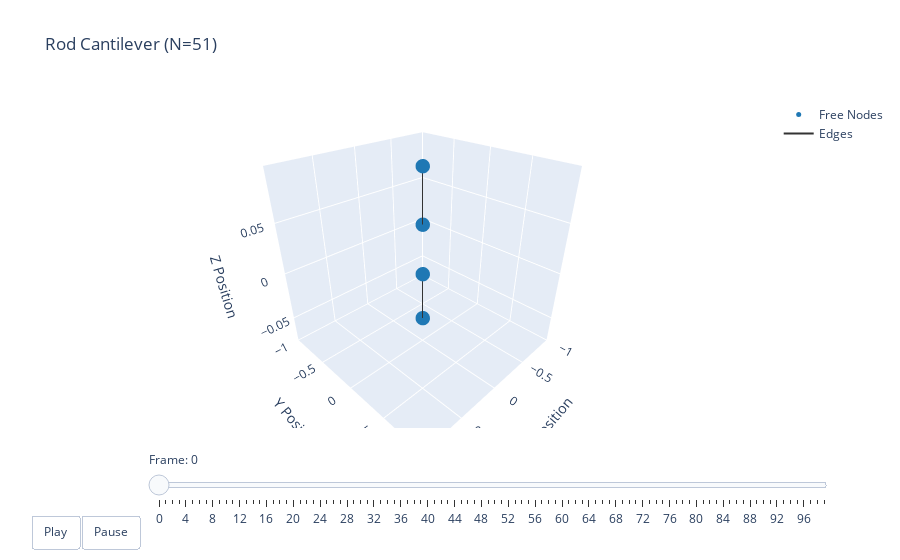

Notebook code for this chart:
### Code cell
t = np.arange(robot.sim_params.total_time, step=robot.sim_params.dt)
options = dismech.AnimationOptions(title='Rod Cantilever (N=51)')

fig = dismech.get_interactive_animation_plotly(robot, t, qs, options)
fig.show()

### Figure 1 — Plotly figure (JSON) as saved in the notebook; plotly's stock layout.template omitted (floating-point values rounded to 4 significant figures)
{"data": [{"marker": {"color": "#1f78b4", "size": 5}, "mode": "markers", "name": "Free Nodes", "type": "scatter3d", "x": [0.0, 0.0, 0.0, 0.0], "y": [0.0, 0.0, 0.0, 0.0], "z": [0.0, -0.05, 0.049, 0.099]}, {"marker": {"color": "#e31a1c", "size": 5}, "mode": "markers", "name": "Fixed Nodes", "type": "scatter3d", "x": [], "y": [], "z": []}, {"line": {"color": "#333333", "width": 2}, "mode": "lines", "name": "Edges", "type": "scatter3d", "x": [0, 0, null, 0, 0, null], "y": [0, 0, null, 0, 0, null], "z": [0, -0.05, null, 0.049, 0.099, null]}, {"color": "rgba(166, 206, 227, 0.7)", "i": [], "j": [], "k": [], "name": "Faces", "opacity": 0.7, "showscale": false, "type": "mesh3d", "x": [0.0, 0.0, 0.0, 0.0], "y": [0.0, 0.0, 0.0, 0.0], "z": [0.0, -0.05, 0.049, 0.099]}], "layout": {"scene": {"camera": {"eye": {"x": 1.225, "y": 1.225, "z": 1.0}}, "xaxis": {"range": [0, 0], "title": {"text": "X Position"}}, "yaxis": {"range": [0, 0], "title": {"text": "Y Position"}}, "zaxis": {"range": [-0.078, 0.099], "title": {"text": "Z Position"}}}, "sliders": [{"currentvalue": {"prefix": "Frame: "}, "steps": [{"args": [["0"], {"frame": {"duration": 50, "redraw": true}, "mode": "immediate"}], "label": "0", "method": "animate"}, {"args": [["1"], {"frame": {"duration": 50, "redraw": true}, "mode": "immediate"}], "label": "1", "method": "animate"}, {"args": [["2"], {"frame": {"duration": 50, "redraw": true}, "mode": "immediate"}], "label": "2", "method": "animate"}, {"args": [["3"], {"frame": {"duration": 50, "redraw": true}, "mode": "immediate"}], "label": "3", "method": "animate"}, {"args": [["4"], {"frame": {"duration": 50, "redraw": true}, "mode": "immediate"}], "label": "4", "method": "animate"}, {"args": [["5"], {"frame": {"duration": 50, "redraw": true}, "mode": "immediate"}], "label": "5", "method": "animate"}, {"args": [["6"], {"frame": {"duration": 50, "redraw": true}, "mode": "immediate"}], "label": "6", "method": "animate"}, {"args": [["7"], {"frame": {"duration": 50, "redraw": true}, "mode": "immediate"}], "label": "7", "method": "animate"}, {"args": [["8"], {"frame": {"duration": 50, "redraw": true}, "mode": "immediate"}], "label": "8", "method": "animate"}, {"args": [["9"], {"frame": {"duration": 50, "redraw": true}, "mode": "immediate"}], "label": "9", "method": "animate"}, {"args": [["10"], {"frame": {"duration": 50, "redraw": true}, "mode": "immediate"}], "label": "10", "method": "animate"}, {"args": [["11"], {"frame": {"duration": 50, "redraw": true}, "mode": "immediate"}], "label": "11", "method": "animate"}, {"args": [["12"], {"frame": {"duration": 50, "redraw": true}, "mode": "immediate"}], "label": "12", "method": "animate"}, {"args": [["13"], {"frame": {"duration": 50, "redraw": true}, "mode": "immediate"}], "label": "13", "method": "animate"}, {"args": [["14"], {"frame": {"duration": 50, "redraw": true}, "mode": "immediate"}], "label": "14", "method": "animate"}, {"args": [["15"], {"frame": {"duration": 50, "redraw": true}, "mode": "immediate"}], "label": "15", "method": "animate"}, {"args": [["16"], {"frame": {"duration": 50, "redraw": true}, "mode": "immediate"}], "label": "16", "method": "animate"}, {"args": [["17"], {"frame": {"duration": 50, "redraw": true}, "mode": "immediate"}], "label": "17", "method": "animate"}, {"args": [["18"], {"frame": {"duration": 50, "redraw": true}, "mode": "immediate"}], "label": "18", "method": "animate"}, {"args": [["19"], {"frame": {"duration": 50, "redraw": true}, "mode": "immediate"}], "label": "19", "method": "animate"}, {"args": [["20"], {"frame": {"duration": 50, "redraw": true}, "mode": "immediate"}], "label": "20", "method": "animate"}, {"args": [["21"], {"frame": {"duration": 50, "redraw": true}, "mode": "immediate"}], "label": "21", "method": "animate"}, {"args": [["22"], {"frame": {"duration": 50, "redraw": true}, "mode": "immediate"}], "label": "22", "method": "animate"}, {"args": [["23"], {"frame": {"duration": 50, "redraw": true}, "mode": "immediate"}], "label": "23", "method": "animate"}, {"args": [["24"], {"frame": {"duration": 50, "redraw": true}, "mode": "immediate"}], "label": "24", "method": "animate"}, {"args": [["25"], {"frame": {"duration": 50, "redraw": true}, "mode": "immediate"}], "label": "25", "method": "animate"}, {"args": [["26"], {"frame": {"duration": 50, "redraw": true}, "mode": "immediate"}], "label": "26", "method": "animate"}, {"args": [["27"], {"frame": {"duration": 50, "redraw": true}, "mode": "immediate"}], "label": "27", "method": "animate"}, {"args": [["28"], {"frame": {"duration": 50, "redraw": true}, "mode": "immediate"}], "label": "28", "method": "animate"}, {"args": [["29"], {"frame": {"duration": 50, "redraw": true}, "mode": "immediate"}], "label": "29", "method": "animate"}, {"args": [["30"], {"frame": {"duration": 50, "redraw": true}, "mode": "immediate"}], "label": "30", "method": "animate"}, {"args": [["31"], {"frame": {"duration": 50, "redraw": true}, "mode": "immediate"}], "label": "31", "method": "animate"}, {"args": [["32"], {"frame": {"duration": 50, "redraw": true}, "mode": "immediate"}], "label": "32", "method": "animate"}, {"args": [["33"], {"frame": {"duration": 50, "redraw": true}, "mode": "immediate"}], "label": "33", "method": "animate"}, {"args": [["34"], {"frame": {"duration": 50, "redraw": true}, "mode": "immediate"}], "label": "34", "method": "animate"}, {"args": [["35"], {"frame": {"duration": 50, "redraw": true}, "mode": "immediate"}], "label": "35", "method": "animate"}, {"args": [["36"], {"frame": {"duration": 50, "redraw": true}, "mode": "immediate"}], "label": "36", "method": "animate"}, {"args": [["37"], {"frame": {"duration": 50, "redraw": true}, "mode": "immediate"}], "label": "37", "method": "animate"}, {"args": [["38"], {"frame": {"duration": 50, "redraw": true}, "mode": "immediate"}], "label": "38", "method": "animate"}, {"args": [["39"], {"frame": {"duration": 50, "redraw": true}, "mode": "immediate"}], "label": "39", "method": "animate"}, {"args": [["40"], {"frame": {"duration": 50, "redraw": true}, "mode": "immediate"}], "label": "40", "method": "animate"}, {"args": [["41"], {"frame": {"duration": 50, "redraw": true}, "mode": "immediate"}], "label": "41", "method": "animate"}, {"args": [["42"], {"frame": {"duration": 50, "redraw": true}, "mode": "immediate"}], "label": "42", "method": "animate"}, {"args": [["43"], {"frame": {"duration": 50, "redraw": true}, "mode": "immediate"}], "label": "43", "method": "animate"}, {"args": [["44"], {"frame": {"duration": 50, "redraw": true}, "mode": "immediate"}], "label": "44", "method": "animate"}, {"args": [["45"], {"frame": {"duration": 50, "redraw": true}, "mode": "immediate"}], "label": "45", "method": "animate"}, {"args": [["46"], {"frame": {"duration": 50, "redraw": true}, "mode": "immediate"}], "label": "46", "method": "animate"}, {"args": [["47"], {"frame": {"duration": 50, "redraw": true}, "mode": "immediate"}], "label": "47", "method": "animate"}, {"args": [["48"], {"frame": {"duration": 50, "redraw": true}, "mode": "immediate"}], "label": "48", "method": "animate"}, {"args": [["49"], {"frame": {"duration": 50, "redraw": true}, "mode": "immediate"}], "label": "49", "method": "animate"}, {"args": [["50"], {"frame": {"duration": 50, "redraw": true}, "mode": "immediate"}], "label": "50", "method": "animate"}, {"args": [["51"], {"frame": {"duration": 50, "redraw": true}, "mode": "immediate"}], "label": "51", "method": "animate"}, {"args": [["52"], {"frame": {"duration": 50, "redraw": true}, "mode": "immediate"}], "label": "52", "method": "animate"}, {"args": [["53"], {"frame": {"duration": 50, "redraw": true}, "mode": "immediate"}], "label": "53", "method": "animate"}, {"args": [["54"], {"frame": {"duration": 50, "redraw": true}, "mode": "immediate"}], "label": "54", "method": "animate"}, {"args": [["55"], {"frame": {"duration": 50, "redraw": true}, "mode": "immediate"}], "label": "55", "method": "animate"}, {"args": [["56"], {"frame": {"duration": 50, "redraw": true}, "mode": "immediate"}], "label": "56", "method": "animate"}, {"args": [["57"], {"frame": {"duration": 50, "redraw": true}, "mode": "immediate"}], "label": "57", "method": "animate"}, {"args": [["58"], {"frame": {"duration": 50, "redraw": true}, "mode": "immediate"}], "label": "58", "method": "animate"}, {"args": [["59"], {"frame": {"duration": 50, "redraw": true}, "mode": "immediate"}], "label": "59", "method": "animate"}, {"args": [["60"], {"frame": {"duration": 50, "redraw": true}, "mode": "immediate"}], "label": "60", "method": "animate"}, {"args": [["61"], {"frame": {"duration": 50, "redraw": true}, "mode": "immediate"}], "label": "61", "method": "animate"}, {"args": [["62"], {"frame": {"duration": 50, "redraw": true}, "mode": "immediate"}], "label": "62", "method": "animate"}, {"args": [["63"], {"frame": {"duration": 50, "redraw": true}, "mode": "immediate"}], "label": "63", "method": "animate"}, {"args": [["64"], {"frame": {"duration": 50, "redraw": true}, "mode": "immediate"}], "label": "64", "method": "animate"}, {"args": [["65"], {"frame": {"duration": 50, "redraw": true}, "mode": "immediate"}], "label": "65", "method": "animate"}, {"args": [["66"], {"frame": {"duration": 50, "redraw": true}, "mode": "immediate"}], "label": "66", "method": "animate"}, {"args": [["67"], {"frame": {"duration": 50, "redraw": true}, "mode": "immediate"}], "label": "67", "method": "animate"}, {"args": [["68"], {"frame": {"duration": 50, "redraw": true}, "mode": "immediate"}], "label": "68", "method": "animate"}, {"args": [["69"], {"frame": {"duration": 50, "redraw": true}, "mode": "immediate"}], "label": "69", "method": "animate"}, {"args": [["70"], {"frame": {"duration": 50, "redraw": true}, "mode": "immediate"}], "label": "70", "method": "animate"}, {"args": [["71"], {"frame": {"duration": 50, "redraw": true}, "mode": "immediate"}], "label": "71", "method": "animate"}, {"args": [["72"], {"frame": {"duration": 50, "redraw": true}, "mode": "immediate"}], "label": "72", "method": "animate"}, {"args": [["73"], {"frame": {"duration": 50, "redraw": true}, "mode": "immediate"}], "label": "73", "method": "animate"}, {"args": [["74"], {"frame": {"duration": 50, "redraw": true}, "mode": "immediate"}], "label": "74", "method": "animate"}, {"args": [["75"], {"frame": {"duration": 50, "redraw": true}, "mode": "immediate"}], "label": "75", "method": "animate"}, {"args": [["76"], {"frame": {"duration": 50, "redraw": true}, "mode": "immediate"}], "label": "76", "method": "animate"}, {"args": [["77"], {"frame": {"duration": 50, "redraw": true}, "mode": "immediate"}], "label": "77", "method": "animate"}, {"args": [["78"], {"frame": {"duration": 50, "redraw": true}, "mode": "immediate"}], "label": "78", "method": "animate"}, {"args": [["79"], {"frame": {"duration": 50, "redraw": true}, "mode": "immediate"}], "label": "79", "method": "animate"}, {"args": [["80"], {"frame": {"duration": 50, "redraw": true}, "mode": "immediate"}], "label": "80", "method": "animate"}, {"args": [["81"], {"frame": {"duration": 50, "redraw": true}, "mode": "immediate"}], "label": "81", "method": "animate"}, {"args": [["82"], {"frame": {"duration": 50, "redraw": true}, "mode": "immediate"}], "label": "82", "method": "animate"}, {"args": [["83"], {"frame": {"duration": 50, "redraw": true}, "mode": "immediate"}], "label": "83", "method": "animate"}, {"args": [["84"], {"frame": {"duration": 50, "redraw": true}, "mode": "immediate"}], "label": "84", "method": "animate"}, {"args": [["85"], {"frame": {"duration": 50, "redraw": true}, "mode": "immediate"}], "label": "85", "method": "animate"}, {"args": [["86"], {"frame": {"duration": 50, "redraw": true}, "mode": "immediate"}], "label": "86", "method": "animate"}, {"args": [["87"], {"frame": {"duration": 50, "redraw": true}, "mode": "immediate"}], "label": "87", "method": "animate"}, {"args": [["88"], {"frame": {"duration": 50, "redraw": true}, "mode": "immediate"}], "label": "88", "method": "animate"}, {"args": [["89"], {"frame": {"duration": 50, "redraw": true}, "mode": "immediate"}], "label": "89", "method": "animate"}, {"args": [["90"], {"frame": {"duration": 50, "redraw": true}, "mode": "immediate"}], "label": "90", "method": "animate"}, {"args": [["91"], {"frame": {"duration": 50, "redraw": true}, "mode": "immediate"}], "label": "91", "method": "animate"}, {"args": [["92"], {"frame": {"duration": 50, "redraw": true}, "mode": "immediate"}], "label": "92", "method": "animate"}, {"args": [["93"], {"frame": {"duration": 50, "redraw": true}, "mode": "immediate"}], "label": "93", "method": "animate"}, {"args": [["94"], {"frame": {"duration": 50, "redraw": true}, "mode": "immediate"}], "label": "94", "method": "animate"}, {"args": [["95"], {"frame": {"duration": 50, "redraw": true}, "mode": "immediate"}], "label": "95", "method": "animate"}, {"args": [["96"], {"frame": {"duration": 50, "redraw": true}, "mode": "immediate"}], "label": "96", "method": "animate"}, {"args": [["97"], {"frame": {"duration": 50, "redraw": true}, "mode": "immediate"}], "label": "97", "method": "animate"}, {"args": [["98"], {"frame": {"duration": 50, "redraw": true}, "mode": "immediate"}], "label": "98", "method": "animate"}, {"args": [["99"], {"frame": {"duration": 50, "redraw": true}, "mode": "immediate"}], "label": "99", "method": "animate"}], "transition": {"duration": 0}, "x": 0.1, "y": 0}], "title": {"text": "Rod Cantilever (N=51)"}, "updatemenus": [{"buttons": [{"args": [null, {"frame": {"duration": 50, "redraw": true}, "fromcurrent": true}], "label": "Play", "method": "animate"}, {"args": [[null], {"frame": {"duration": 0, "redraw": true}, "mode": "immediate"}], "label": "Pause", "method": "animate"}], "direction": "left", "pad": {"r": 10, "t": 87}, "showactive": false, "type": "buttons", "x": 0.1, "xanchor": "right", "y": 0, "yanchor": "top"}]}}
